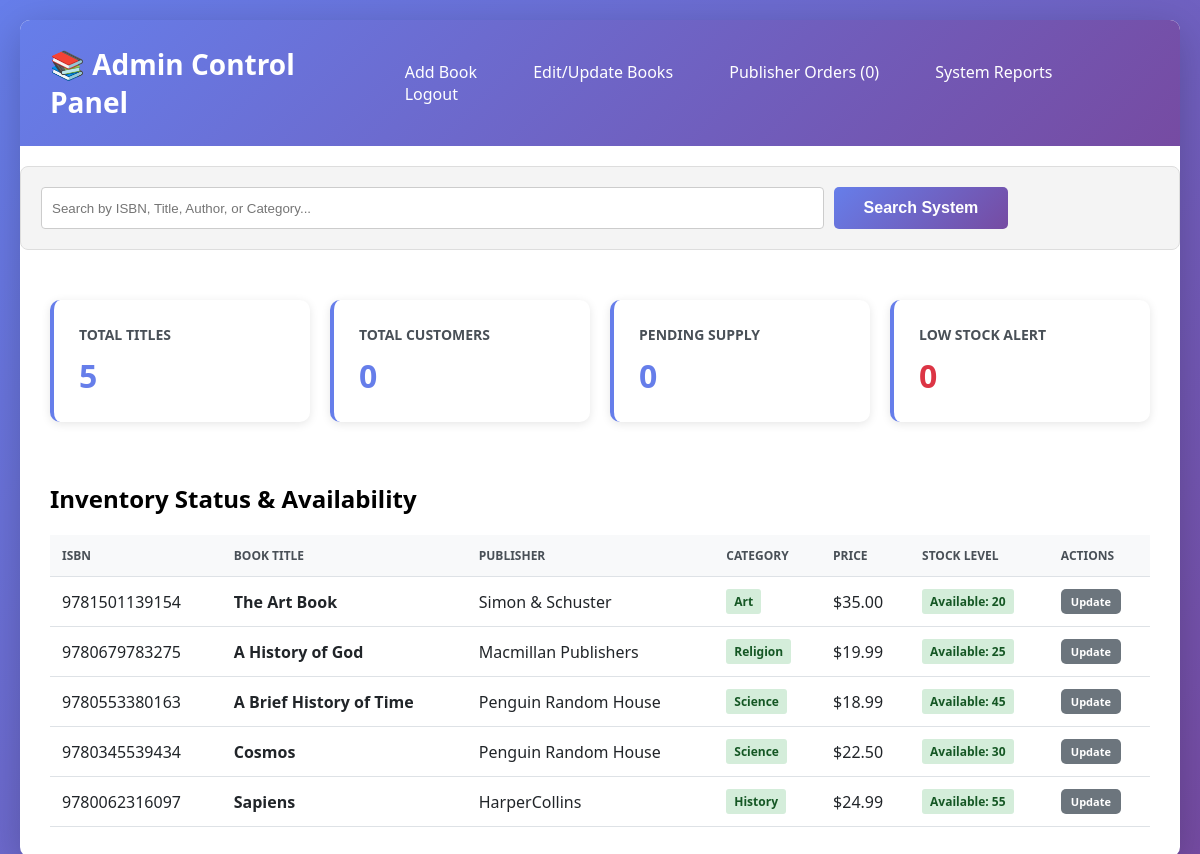
Page /admin_dashboard.php (signed in) on the committed database.
### tables this page shows
CREATE TABLE books (
    isbn VARCHAR(13) PRIMARY KEY,
    title VARCHAR(255) NOT NULL,
    publisher_id INT,
    publication_year INT,
    selling_price DECIMAL(10, 2) NOT NULL,
    category ENUM('Science', 'Art', 'Religion', 'History', 'Geography') NOT NULL,
    quantity_in_stock INT DEFAULT 0,
    threshold_quantity INT DEFAULT 10,
    created_at TIMESTAMP DEFAULT CURRENT_TIMESTAMP,
    FOREIGN KEY (publisher_id) REFERENCES publishers(publisher_id),
    CHECK (quantity_in_stock >= 0),
    CHECK (selling_price > 0)
);

CREATE TABLE publishers (
    publisher_id INT AUTO_INCREMENT PRIMARY KEY,
    name VARCHAR(255) NOT NULL UNIQUE,
    address TEXT,
    telephone VARCHAR(20),
    created_at TIMESTAMP DEFAULT CURRENT_TIMESTAMP
);

### admin_dashboard.php (the view, shortened to what this page needs)
<?php
function getDBConnection() {
    $conn = new mysqli(DB_HOST, DB_USER, DB_PASS, DB_NAME, DB_PORT);
    $conn->set_charset("utf8mb4");
    return $conn;
}
$conn = getDBConnection();
$total_books = $conn->query("SELECT COUNT(*) as count FROM books")->fetch_assoc()['count'];
$total_customers = $conn->query("SELECT COUNT(*) as count FROM users WHERE user_type = 'Customer'")->fetch_assoc()['count'];
$pending_orders = $conn->query("SELECT COUNT(*) as count FROM publisher_orders WHERE status = 'Pending'")->fetch_assoc()['count'];
$low_stock = $conn->query("SELECT COUNT(*) as count FROM books WHERE quantity_in_stock < threshold_quantity")->fetch_assoc()['count'];
$recent_books = $conn->query("SELECT b.*, p.name as publisher_name
                               FROM books b
                               LEFT JOIN publishers p ON b.publisher_id = p.publisher_id
                               ORDER BY b.isbn DESC LIMIT 5");
?>
<!DOCTYPE html>
<html lang="en">
<head>
    <link rel="stylesheet" href="style.css">
</head>
<body>
    <div class="container">
        <div class="header">
            <h1>📚 Admin Control Panel</h1>
            <nav>
                <a href="add_book.php">Add Book</a>
                <a href="edit_book.php">Edit/Update Books</a>
                <a href="confirm_orders.php">Publisher Orders (<?php echo $pending_orders; ?>)</a>
                <a href="admin_reports.php">System Reports</a>
                <a href="logout.php">Logout</a>
            </nav>
        </div>
        <div class="search-area">
            <form action="search.php" method="GET" style="display: flex; gap: 10px;">
                <input type="text" name="search_text" placeholder="Search by ISBN, Title, Author, or Category...">
                <button type="submit" class="btn btn-primary">Search System</button>
            </form>
        </div>
        <div class="dashboard-grid">
            <div class="dashboard-card">
                <h3>Total Titles</h3>
                <div class="value"><?php echo $total_books; ?></div>
            </div>
            <div class="dashboard-card">
                <h3>Total Customers</h3>
                <div class="value"><?php echo $total_customers; ?></div>
            </div>
            <div class="dashboard-card">
                <h3>Pending Supply</h3>
                <div class="value"><?php echo $pending_orders; ?></div>
            </div>
            <div class="dashboard-card">
                <h3>Low Stock Alert</h3>
                <div class="value" style="color: #dc3545;"><?php echo $low_stock; ?></div>
            </div>
        </div>
        <div class="table-container">
            <h2>Inventory Status & Availability</h2>
            <table>
                <thead>
                    <tr>
                        <th>ISBN</th>
                        <th>Book Title</th>
                        <th>Publisher</th>
                        <th>Category</th>
                        <th>Price</th>
                        <th>Stock Level</th>
                        <th>Actions</th>
                    </tr>
                </thead>
                <tbody>
                    <?php while ($book = $recent_books->fetch_assoc()): ?>
                    <tr>
                        <td><?php echo htmlspecialchars($book['isbn']); ?></td>
                        <td><strong><?php echo htmlspecialchars($book['title']); ?></strong></td>
                        <td><?php echo htmlspecialchars($book['publisher_name']); ?></td>
                        <td><span class="badge badge-success"><?php echo $book['category']; ?></span></td>
                        <td>$<?php echo number_format($book['selling_price'], 2); ?></td>
                        <td>
                            <?php if ($book['quantity_in_stock'] <= 0): ?>
                                <span class="badge badge-danger">Out of Stock</span>
                            <?php elseif ($book['quantity_in_stock'] < $book['threshold_quantity']): ?>
                                <span class="badge badge-warning">Low: <?php echo $book['quantity_in_stock']; ?></span>
                            <?php else: ?>
                                <span class="badge badge-success">Available: <?php echo $book['quantity_in_stock']; ?></span>
                            <?php endif; ?>
                        </td>
                        <td>
                            <a href="edit_book.php?isbn=<?php echo $book['isbn']; ?>" class="btn btn-secondary" style="padding: 5px 10px; font-size: 11px;">Update</a>
                        </td>
                    </tr>
                    <?php endwhile; ?>
                </tbody>
            </table>
        </div>
    </div>
</body>
</html>

### style.css (style rules this page uses)
* { margin: 0; padding: 0; box-sizing: border-box; }
body { font-family: 'Segoe UI', Tahoma, Geneva, Verdana, sans-serif; background: linear-gradient(135deg, #667eea 0%, #764ba2 100%); min-height: 100vh; padding: 20px; }
.container { max-width: 1200px; margin: 0 auto; background: white; border-radius: 10px; box-shadow: 0 10px 40px rgba(0, 0, 0, 0.2); overflow: hidden; }
.header { background: linear-gradient(135deg, #667eea 0%, #764ba2 100%); color: white; padding: 25px 30px; display: flex; justify-content: space-between; align-items: center; }
.header h1 { font-size: 28px; font-weight: 600; }
.header nav a { color: white; text-decoration: none; margin-left: 20px; padding: 8px 16px; border-radius: 5px; transition: background 0.3s; }
.btn { padding: 12px 30px; border: none; border-radius: 5px; font-size: 16px; font-weight: 600; cursor: pointer; transition: all 0.3s; text-decoration: none; display: inline-block; text-align: center; }
.btn-primary { background: linear-gradient(135deg, #667eea 0%, #764ba2 100%); color: white; }
.btn-secondary { background: #6c757d; color: white; }
.table-container { padding: 30px; overflow-x: auto; }
table { width: 100%; border-collapse: collapse; margin-top: 20px; }
table thead { background: #f8f9fa; }
table th, table td { padding: 12px; text-align: left; border-bottom: 1px solid #dee2e6; }
table th { font-weight: 600; color: #495057; text-transform: uppercase; font-size: 12px; }
table td { color: #212529; }
.badge { display: inline-block; padding: 4px 8px; border-radius: 3px; font-size: 12px; font-weight: 600; }
.badge-success { background: #d4edda; color: #155724; }
.dashboard-grid { display: grid; grid-template-columns: repeat(auto-fit, minmax(250px, 1fr)); gap: 20px; padding: 30px; }
.dashboard-card { background: white; padding: 25px; border-radius: 10px; box-shadow: 0 2px 10px rgba(0, 0, 0, 0.1); border-left: 4px solid #667eea; }
.dashboard-card h3 { color: #495057; margin-bottom: 10px; font-size: 14px; text-transform: uppercase; }
.dashboard-card .value { font-size: 32px; font-weight: 700; color: #667eea; }

### admin_dashboard.php (style rules this page uses)
.search-area { background: #f4f4f4; padding: 20px; border-radius: 8px; margin: 20px 0; border: 1px solid #ddd; }
.search-area input { padding: 10px; width: 70%; border: 1px solid #ccc; border-radius: 4px; }

### rows in the picture
books: isbn "9781501139154", title "The Art Book", publisher.name "Simon & Schuster", category "Art", selling_price "35.00", quantity_in_stock "20"
books: isbn "9780679783275", title "A History of God", publisher.name "Macmillan Publishers", category "Religion", selling_price "19.99", quantity_in_stock "25"
books: isbn "9780553380163", title "A Brief History of Time", publisher.name "Penguin Random House", category "Science", selling_price "18.99", quantity_in_stock "45"
books: isbn "9780345539434", title "Cosmos", publisher.name "Penguin Random House", category "Science", selling_price "22.50", quantity_in_stock "30"
books: isbn "9780062316097", title "Sapiens", publisher.name "HarperCollins", category "History", selling_price "24.99", quantity_in_stock "55"

### other values in the picture
$pending_orders "0"
$total_books "5"
$total_customers "0"
$low_stock "0"
